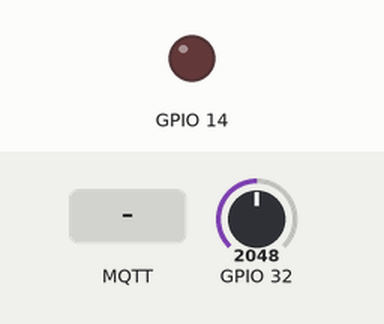
Recording of a sketch running on a simulated ESP32. On the bench: output pins drawn as LEDs (lit = HIGH). The test bench sets the inputs (shaded band); at power-on: GPIO 32 = 2048 (analog values on the 0–4095 scale). WiFi joins after 1.5 s; servers stay silent unless stated; no MQTT or app messages arrive unless stated; what the sketch prints to the serial monitor is not drawn.

Above: at 2.8 s.
2.9 s: GPIO 32 set to 1677
4.8 s: GPIO 32 set to 1545
At 6.0 s:
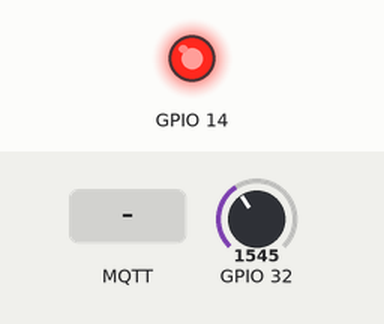
9.1 s: MQTT message "1" arrives on the first subscribed topic
At 10.9 s:
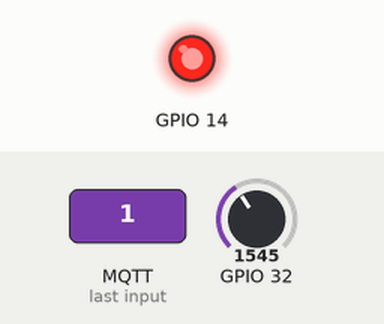
11.2 s: GPIO 32 set to 2047
At 12.9 s:
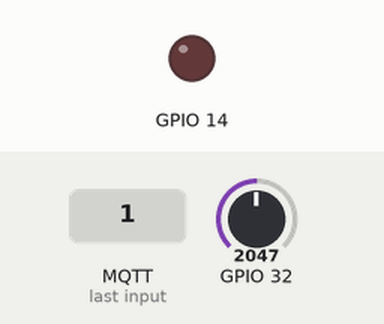
13.3 s: GPIO 32 set to 1228
At 14.9 s:
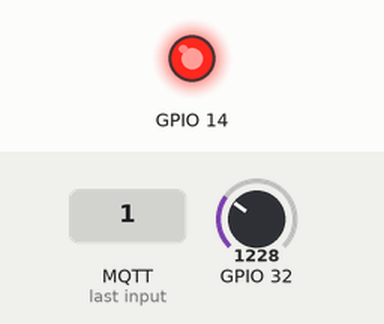
Timing chart, 0 to 16.3 s (numbered marks = the images above; inputs shaded):
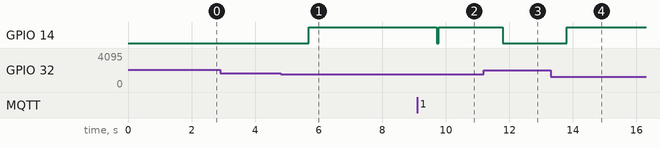

Measured:
- the behaviour switches between 1616 and 1615 on GPIO 32 (found by bisection; images 0 and 1)
- after the input at 2.9 s, every drawn part: stays the same
- after the input at 4.8 s, GPIO 14: LOW → HIGH after 0.89 s
- after the input at 9.1 s, GPIO 14: HIGH → LOW after 0.61 s, → HIGH 0.07 s later
- after the input at 11.2 s, GPIO 14: HIGH → LOW after 0.59 s
- after the input at 13.3 s, GPIO 14: LOW → HIGH after 0.50 s

The sketch:

Wokwi_project.ino
```cpp
#include <WiFi.h>
#include <PubSubClient.h>
#define temp_pin 15
void callback(char* subscribetopic,byte* payload, unsigned int payloadLength);
#define ORG "0va7j8"
#define DEVICE_TYPE "esp32"
#define DEVICE_ID "1234"
#define TOKEN "12345678"
String data3;

char server[]= ORG ".messaging.internetofthings.ibmcloud.com";
char publishTopic[]="iot-2/evt/Data/fmt/json";
char subscribeTopic[]="iot-2/cmd/test/fmt/String";
char authMethod[]="use-token-auth";
char token[]=TOKEN;
char clientID[]="d:"ORG":"DEVICE_TYPE":"DEVICE_ID;

WiFiClient wifiClient;
PubSubClient client(server,1883,callback,wifiClient);


 // should match the Beta Coefficient of the thermistor

void setup() {
  Serial.begin(9600);
  analogReadResolution(10);
  pinMode(32,INPUT);
  pinMode(14,OUTPUT);

  wificonnect();
  mqttconnect();

}
void loop() {
  const float BETA = 3950; // should match the Beta Coefficient of the thermistor
int analogValue = analogRead(A4);
float temp = 1 / (log(1 / (1023. / analogValue - 1)) / BETA + 1.0 / 298.15) - 273.15;
  //float temp = 1 / (log(1 / (1023. / analogValue - 1)) / BETA + 1.0 / 298.15) - 273.15;
  Serial.print("Temperature: ");
  Serial.print(temp);
  Serial.println(" ℃");
  if(temp>=35){
    PublishData2(temp);
    digitalWrite(14, HIGH);
  }else{
    digitalWrite(14, LOW);
    PublishData1(temp);
}
 delay(1000);
  if(!client.loop()){
    mqttconnect();
  }

  //delay(2000);
}
void PublishData1(float tem){
  mqttconnect();
  String payload= "{\"temp\":";
  payload += tem;
  payload+="}";

  Serial.print("Sending payload:");
  Serial.println(payload);

  if(client.publish(publishTopic,(char*)payload.c_str())){
    Serial.println("publish ok");
  } else{
    Serial.println("publish failed");
  }
}
void PublishData2(float tem){
  mqttconnect();
  String payload= "{\"ALERT\":";
  payload += tem;
  payload+="}";

  Serial.print("Sending payload:");
  Serial.println(payload);

  if(client.publish(publishTopic,(char*)payload.c_str())){
    Serial.println("publish ok");
  } else{
    Serial.println("publish failed");
  }
}
void mqttconnect(){
  if(!client.connected()){
    Serial.print("Reconnecting to");
    Serial.println(server);
    while(!!!client.connect(clientID, authMethod, token)){
      Serial.print(".");
      delay(500);
    }
    initManagedDevice();
    Serial.println();
  }
}

void wificonnect(){
  Serial.println();
  Serial.print("Connecting to");

  WiFi.begin("Wokwi-GUEST","",6);
  while(WiFi.status()!=WL_CONNECTED){
    delay(500);
    Serial.print(".");
  }
  Serial.println("");
  Serial.println("WIFI CONNECTED");
  Serial.println("IP address:");
  Serial.println(WiFi.localIP());
}

void initManagedDevice(){
  if(client.subscribe(subscribeTopic)){
    Serial.println((subscribeTopic));
    Serial.println("subscribe to cmd ok");
  }else{
    Serial.println("subscribe to cmd failed");
  }
}

void callback(char* subscribeTopic, byte* payload, unsigned int payloadLength){
  Serial.print("callback invoked for topic:");
  Serial.println(subscribeTopic);
  for(int i=0; i<payloadLength; i++){
    data3 += (char)payload[i];
  }
  Serial.println("data:"+ data3);
  if(data3=="lighton"){
    Serial.println(data3);
    digitalWrite(14,HIGH);
  }else{
    Serial.println(data3);
    digitalWrite(14,LOW);
  }
  data3="";
}
```
